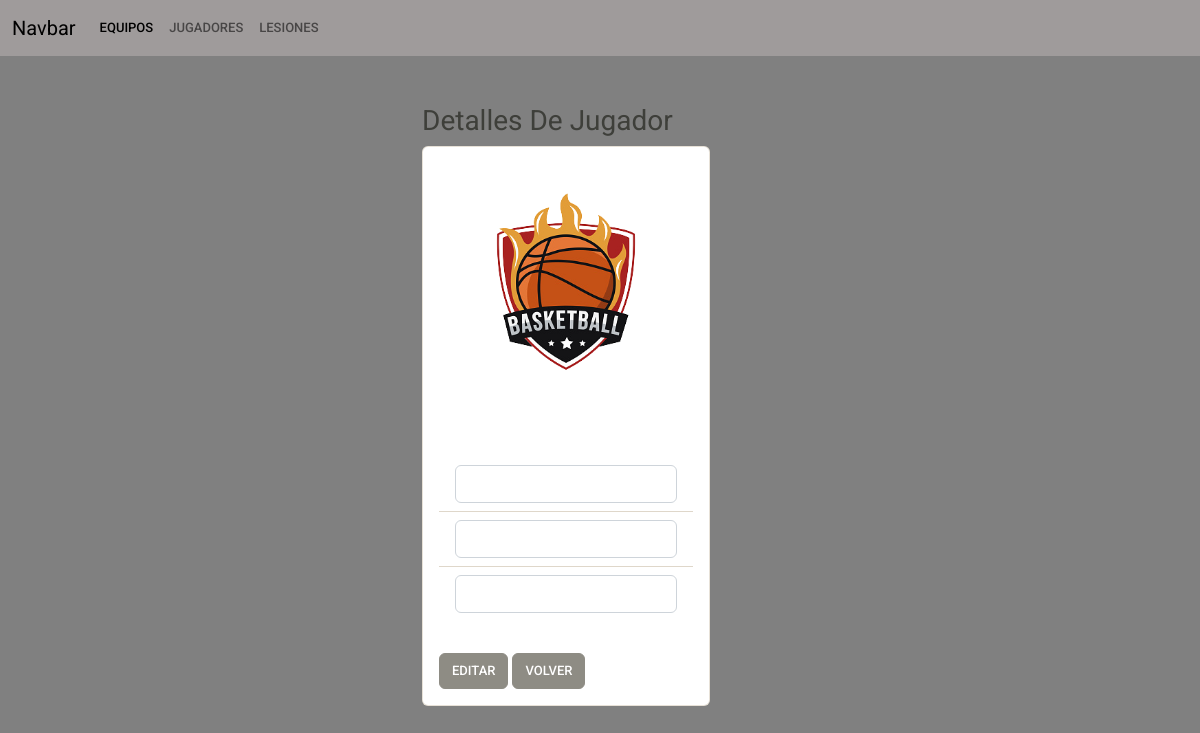
The app's page /update_jugador/2, older data.
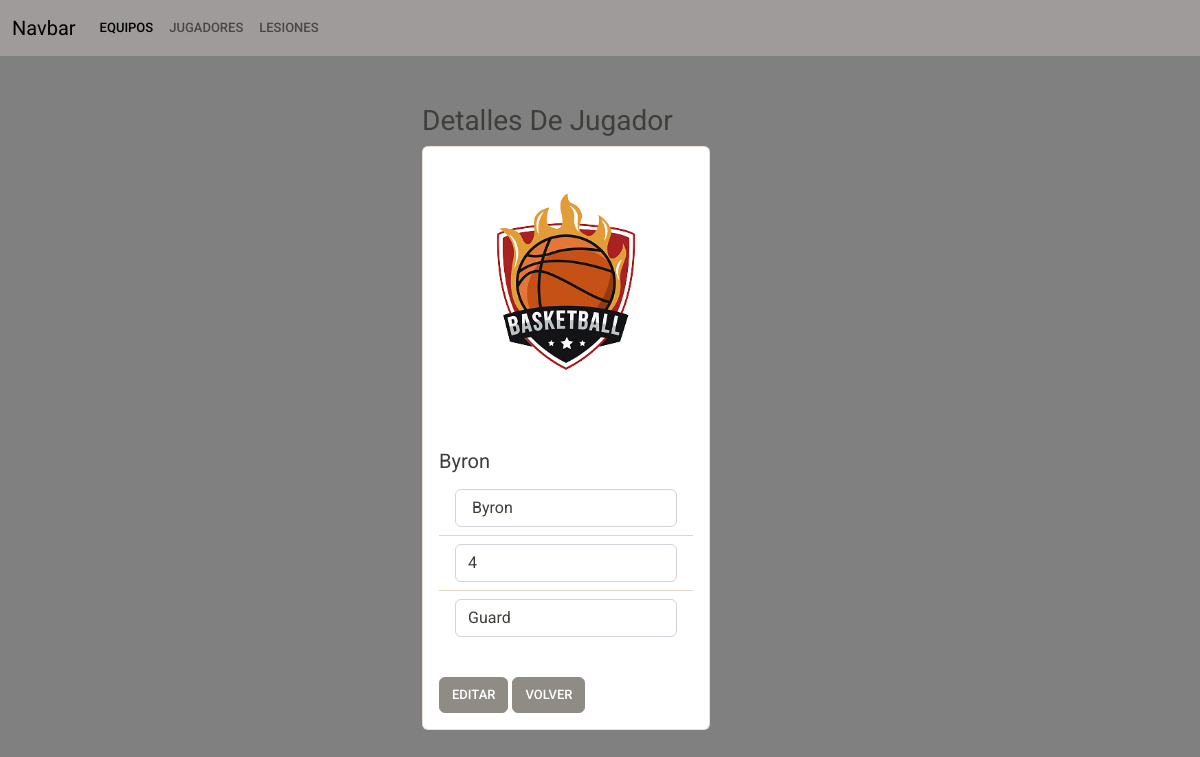
The same page, newer data.
### myapp/models.py (models this page shows, shortened)
    class Jugador(db.Model):
        __tablename__ = "Jugador"  # Nombre de la tabla que se crea
        jugador_id = db.Column("Jugador_id", db.Integer, Sequence(
            'Jugador_id_seq'),  primary_key=True)
        Nombre = db.Column(db.String(30))
        Numero = db.Column(db.Integer)
        Posicion = db.Column(db.String(30))
        id_equipo = db.Column(db.Integer, db.ForeignKey(
            "Equipo.equipo_id"), nullable=False)
        equipo = db.relationship('Equipo', back_populates='jugadores')

### myapp/views.py (the view, shortened to what this page needs)
    @app.route("/update_jugador/<int:jugador_id>", methods=["GET", "POST"])
    def update_jugador(jugador_id: int):
        if request.method == "GET":
            read_jugador = db_access["read_jugador"]
            jugador = read_jugador(jugador_id)
            return render_template("update_jugador.html", jugador=jugador)

### myapp/templates/update_jugador.html (shortened to what this page needs)
<!DOCTYPE html>
<html lang="en">
<head>
  <link href="https://cdn.jsdelivr.net/npm/bootstrap@5.0.1/dist/css/bootstrap.min.css" rel="stylesheet">
  {% include "menu.html" %}
</head>
<body style="background-color: grey;">
  {% extends 'base.html' %} {% block content %}
  <div class="container">
    <div class="row mt-5 d-flex justify-content-center ">
      <div class="col-4">
        <p class="list-group">
        <h3>Detalles De Jugador</h3>
        <div class="card" style="width: 18rem;">
          <form action="/update_jugador/{{ jugador.jugador_id }}" method="POST">
            <img src="../static/escudo.png" class="card-img-top" alt="...">
            <div class="card-body">
              <h5 class="card-title">
                {{ jugador.Nombre }}
              </h5>
              <ul class="list-group list-group-flush">
                <li class="list-group-item">
                  <input type="text" name="nombre" class="form-control" value=" {{ jugador.Nombre }}" />
                </li>
                <li class="list-group-item">
                  <input type="number" name="numero" class="form-control" value="{{ jugador.Numero }}" />
                </li>
                <li class="list-group-item">
                  <input type="text" name="posicion" class="form-control" value="{{ jugador.Posicion }}" />
                </li>
              </ul>
            </div>
            <div class="card-body mx-auto">
                <input type="submit" value="Editar" class="btn btn-secondary" />
              <a class="btn btn-secondary" href="/">Volver</a>
          </form>
          {% endblock %}

Row changes from the older to the newer data that the page shows:
added Jugador: Nombre "Byron", nombre "Byron", numero "4", posicion "Guard"
